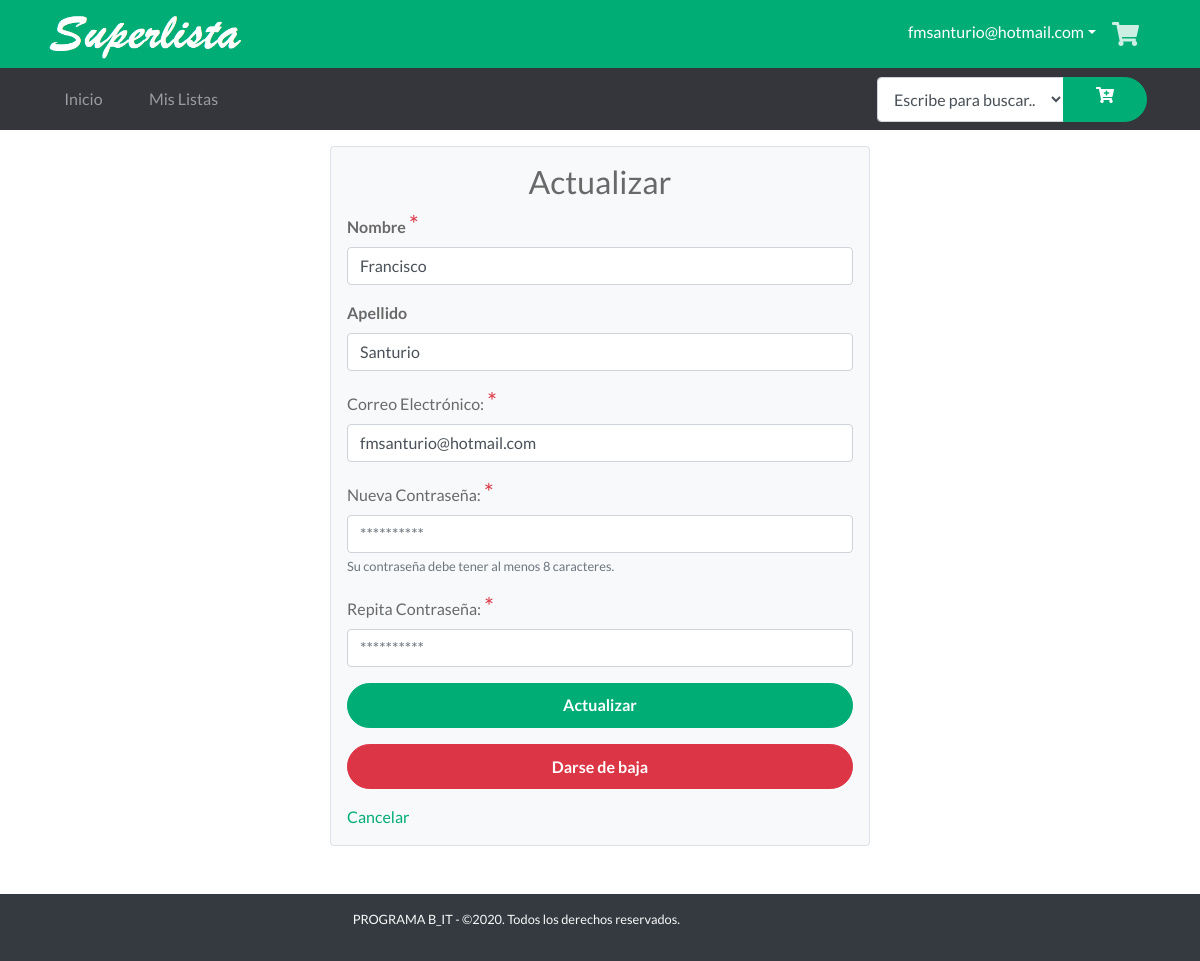
Page /perfil (signed in) on the committed database.
### tables this page shows
CREATE TABLE "Usuarios" (
	"Id"	INTEGER NOT NULL PRIMARY KEY AUTOINCREMENT UNIQUE,
	"Nombre"	TEXT,
	"Apellido"	TEXT,
	"Email"	TEXT NOT NULL UNIQUE,
	"Contrasena"	TEXT NOT NULL,
	"Admin"	INTEGER NOT NULL
);

### app.py (the view)
@app.route('/perfil', methods=['GET', 'POST'])
def fnPerfil():
    if 'nombre' in session:
        correo = session['correo']
        db = get_db()
        cur = db.cursor()
        find_user = (
            "SELECT Id, Nombre, Apellido, Email FROM Usuarios WHERE Email = ?")
        cur.execute(find_user, [(correo)])
        resultado = cur.fetchall()
        db.close()
        id = resultado[0][0]
        nombre = resultado[0][1]
        apellido = resultado[0][2]
        correo = resultado[0][3]
        return render_template('editar_perfil.html', id=id, nombre=nombre, apellido=apellido, correo=correo, succes=False)
    else:
        return redirect("/")

### app.py (called while the page is built)
def get_db():
    db = getattr(g, '_database', None)
    if db is None:
        db = g._database = sqlite3.connect('database1.db')
    return db

@app.teardown_appcontext
def close_connection(exception):
    db = getattr(g, '_database', None)
    if db is not None:
        db.close()

### templates/editar_perfil.html (shortened to what this page needs)
{% extends "layout_logged_in.html" %}
{% block content %}
<div class="container">
    <div class="row justify-content-center">
        <div class="col-12 col-lg-6">
            <form action="/actualizar_usuario" method="POST" class="border rounded bg-light p-3 mt-3" >
                <h2 class="text-center">Actualizar</h2>
                <div class="form-group">
                    <label for="nombre"><b>Nombre</b></label>
                    <span class="text-danger h4">*</span>
                    <input type="text" class="form-control "  value="{{nombre}}" name="nmNombre" id="nombre" required placeholder="Ejem: Juan">
                </div>
                <div class="form-group">
                    <label for="apell"><b>Apellido</b></label>
                    <input type="text" class="form-control"  value="{{apellido}}" name="nmApellido" id="apell" placeholder="Ejem: Martínez">
                </div>
                <div class="form-group">
                    <label for="correo">Correo Electrónico:</label>
                    <span class="text-danger h4">*</span>
                    <input type="text" class="form-control" value="{{correo}}" name="nmCorreo" id="correo"
                        required placeholder="Ejem: juanperez@gmail.com" aria-describedby="ayuda-nombre" autofocus>
                </div>
                <div class="form-group">
                    <label for="password">Nueva Contraseña:</label>
                    <span class="text-danger h4">*</span>
                    <input type="password" class="form-control" name="nmPwdnew" id="passwordnew"
                        aria-describedby="ayuda-password" placeholder="**********">
                    <small id="ayuda-password" class="form-text text-muted">
                        Su contraseña debe tener al menos 8 caracteres.</small>
                </div>
                <div class="form-group">
                    <label >Repita Contraseña:</label>
                    <span class="text-danger h4">*</span>
                    <input type="password" class="form-control" name="nmPwdnewRep" id="nmPwdnewRep"
                        aria-describedby="ayuda-password" placeholder="**********">
                </div>
                <div class="form-group">
                    <button type="submit" name="submit" class="btn btn-primary btn-block">Actualizar</button>
                </div>
                <div class="form-group">
                    <button type="submit" name="submit" value="eliminar" class="btn btn-danger btn-block">Darse de baja</button>
                </div>
                <div>
                    <a class="text text-primary" href="{{ url_for('home') }}"  style="text-decoration:none;"  >Cancelar</a>
                </div>
            </form>
        </div>
    </div>
</div>
{% endblock %}

### templates/layout_logged_in.html (shortened to what this page needs)
<!doctype html>
<html lang="en">
<head>
    <link rel="stylesheet" href="{{ url_for('static', filename='css/bootstrap.min.css') }}">
    <link rel="stylesheet" href="{{ url_for('static', filename='css/bootnavbar.css') }}">
    <link rel="stylesheet" href="{{ url_for('static', filename='css/all.css') }}">
    <link rel="stylesheet" href="{{ url_for('static', filename='css/swiper.min.css') }}">
    <link rel="stylesheet" href="{{ url_for('static', filename='css/animate.min.css') }}">
    <link rel="stylesheet" href="{{ url_for('static', filename='css/venobox.css') }}">
    <link rel="stylesheet" href="{{ url_for('static', filename='css/jarallax.css') }}">
    <link rel="stylesheet" href="{{ url_for('static', filename='css/estilos.css') }}">
    <link rel="stylesheet" href="{{url_for('static', filename='css/main.css')}}">
</head>
<body>
    <section id="barra-contacto" class="bg-primary text-white py-3 py-lg-1 text-right">
        <div class="container ">
            <div class="row justify-content-md-between align-items-center">
                <div class="col-auto align-content-md-center">
                    <a  href="/" class="logo">
                        <img src="{{ url_for('static', filename='images/texto.png') }}" alt="Logo del sitio" width="200"
                            class="img-fluid">
                    </a>
                </div>
                <div class="col-12 col-md-auto">
                    <ul class="redes-sociales list-unstyled d-inline-flex mb-0">
                        <li class="nav-item py-2">
                          <a class="dropdown-toggle text-white" data-toggle="dropdown" style="text-decoration:none" >
                             {{ session['correo'] }}</a>
                        </li>
                        <div>
                            <li><a href="/cart"><i class="fas fa-shopping-cart"></i></a></li>
                        </div>
                      </ul>
                </div>
            </div>
        </div>
    </section>
    <nav id="menu-navegacion" class="navbar navbar-dark bg-secondary navbar-expand-md">
        <div class="container">
            <div class="collapse navbar-collapse" id="menu-principal">
                <ul class="navbar-nav mt-3 mt-md-0">
                    <li class="nav-item mb-1 mb-md-0 mr-md-2"><a href="{{ url_for('home' )}}" class="nav-link">Inicio</a></li>
                    <li class="nav-item mb-1 mb-md-0 mr-md-2"><a href="{{ url_for('MisListas')}}" class="nav-link">Mis Listas</a></li>
                </ul>
            </div>
            <form action="/agregarDesdeBuscador" class=" bg-secondary" method="POST">
                <div class="form-group mb-0 px-2 ">
                        <div class="input-group">
                            <select style="height:45px;" class="form-control" name="producto">
                                <option selected="" value="0">Escribe para buscar..</option>
                            </select>
                            <div class="input-group-append">
                                <button type="submit" class="btn btn-primary input-group-append"><i class="fas fa-cart-plus"></i></button>
                            </div>
                        </div>
                </div>
            </form>
        </div>
    </nav>
    {% block content %}
    {% endblock %}
    <br>
    <br>
    <footer id="pie-de-pagina" class="bg-dark  text-light text-truncate">
        <div class="container">
            <div class="row align-items-center py-2">
                <div class="col-12 col-md-6 py-2 col-xl-7 text-center text-md-right small">
                    <p>PROGRAMA B_IT - ©2020. Todos los derechos reservados.</p>
                </div>
            </div>
        </div>
    </footer>
</body>
</html>

### static/css/all.css (style rules this page uses)
.fa, .fas, .far, .fal, .fab { -moz-osx-font-smoothing: grayscale; -webkit-font-smoothing: antialiased; display: inline-block; font-style: normal; font-variant: normal; text-rendering: auto; line-height: 1; }
.fa-cart-plus:before { content: "\f217"; }
.fa-shopping-cart:before { content: "\f07a"; }
.fa, .fas { font-family: 'Font Awesome 5 Free'; font-weight: 900; }

### static/css/estilos.css (style rules this page uses)
html { font-size: 13px; }
body { font-family: 'Lato', sans-serif; color: #696969; }
.btn { border-radius: 2rem; padding: .6rem 2rem; font-weight: bold; }
.bg-primary { background-color: #00ad75 !important; }
.text-primary { color: #00ad75 !important; }
.btn-primary { color: #fff; background-color: #00ad75; border-color: #00ad75; position: relative; overflow: hidden; z-index: 1; -webkit-transition: all .3s ease; transition: all .3s ease; }
.btn-primary:after { font-family: 'Font Awesome 5 Free'; font-weight: 900; position: relative; left: .6rem; top: .1rem; -webkit-transition: left .3s ease; transition: left .3s ease; }
.btn-primary:before { content: ""; z-index: -1; width: 0; height: 100%; background: #fff; position: absolute; left: 50%; top: 0; -webkit-transform: skew(45deg, 0); transform: skew(45deg, 0); -webkit-transition: all .4s ease; transition: all .4s ease; }
.bg-secondary { background-color: #35363c !important; }
.redes-sociales li a i { color: #fff; font-size: 1.5rem; padding: .6rem 1rem; opacity: .8; -webkit-transition: all .3s ease-in-out; transition: all .3s ease-in-out; }
.navbar-dark .navbar-nav .nav-link { padding: 1rem 1.5rem; display: -webkit-box; display: -ms-flexbox; display: flex; -webkit-box-pack: justify; -ms-flex-pack: justify; justify-content: space-between; border-radius: .5rem; -webkit-transition: all .3s ease; transition: all .3s ease; }
.navbar-dark .navbar-nav .nav-link:after { font-family: 'Font Awesome 5 Free'; content: "\f105"; font-weight: 900; -webkit-transition: all .3s ease; transition: all .3s ease; text-decoration: none; }
@media (min-width: 768px) { .navbar-dark .navbar-nav .nav-link { padding: .7rem 1.2rem; border-radius: 1.5rem; } }
@media (min-width: 768px) { .navbar-dark .navbar-nav .nav-link:after { content: ""; } }
@media (min-width: 990px) { html { font-size: 16px; } }

### rows in the picture
Usuarios: correo "fmsanturio@hotmail.com", nmNombre "Francisco", nmApellido "Santurio", nmCorreo "fmsanturio@hotmail.com"
